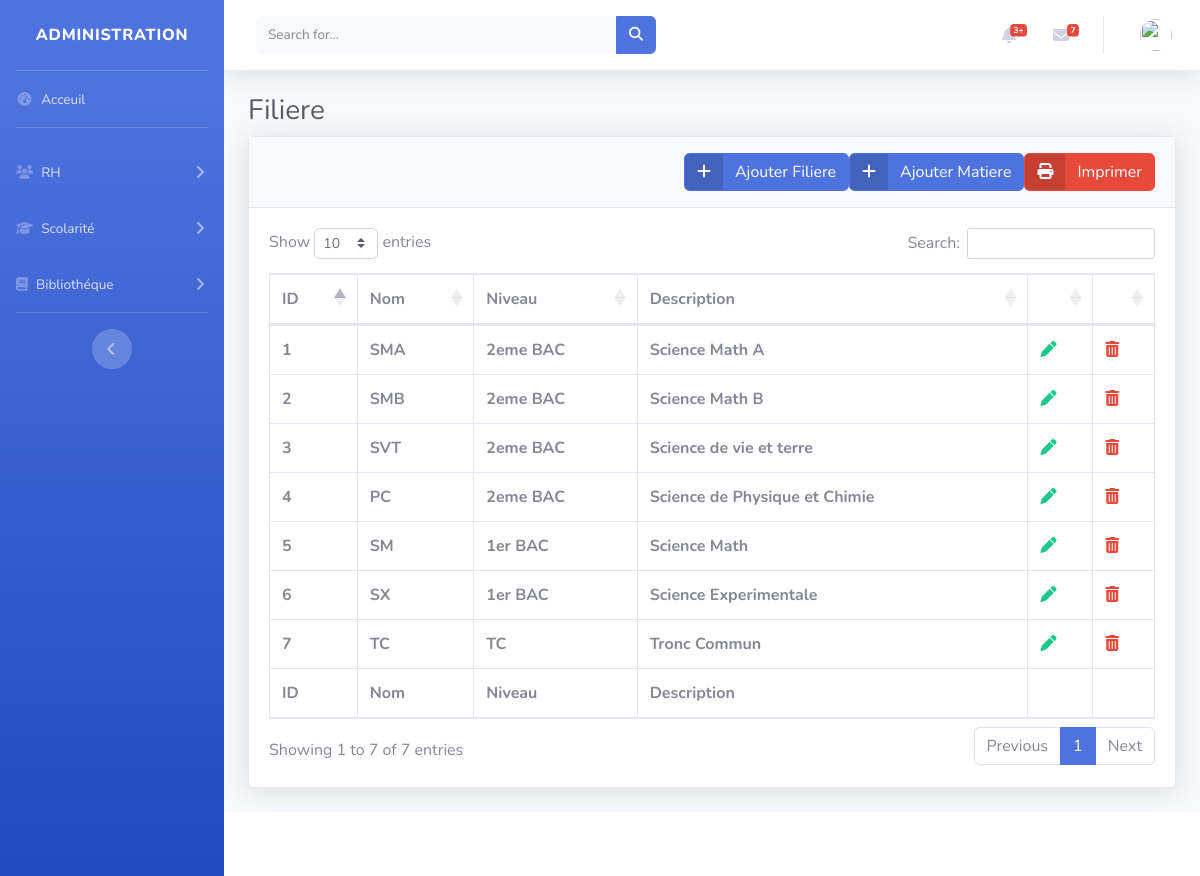
Page /admin/administration.php?display=Filiere (signed in) on the committed database.
### tables this page shows
CREATE TABLE IF NOT EXISTS `filiere` (
  `id` int(11) NOT NULL AUTO_INCREMENT,
  `nom` varchar(50) NOT NULL,
  `description` varchar(150) NOT NULL,
  `niveau` int(11) NOT NULL,
  PRIMARY KEY (`id`),
  KEY `niveau` (`niveau`)
);

CREATE TABLE IF NOT EXISTS `niveau` (
  `id` int(11) NOT NULL AUTO_INCREMENT,
  `nom` varchar(50) NOT NULL,
  `description` varchar(150) NOT NULL,
  PRIMARY KEY (`id`)
);

### admin/administration.php (shortened to what this page needs)
<!DOCTYPE html>
<html lang="en">
<?php
include '../config.php';
if (isset($_SESSION['cne'])) {
  $avatar = $_SESSION['avatar'];
} else {
  echo "<script>window.location.href='../index.php'</script>";
}
if (isset($_GET['display'])) {
  $table = $_GET['display'];
} else {
  echo "<script>window.location.href='choices.php'</script>";
}
?>
<head>
  <link href="../vendor/fontawesome-free/css/all.min.css" rel="stylesheet" type="text/css">
  <link href="../css/sb-admin-2.min.css" rel="stylesheet">
  <link href="../vendor/datatables/dataTables.bootstrap4.min.css" rel="stylesheet">
</head>
<body id="page-top">
  <div id="wrapper">
    <ul class="navbar-nav bg-gradient-primary sidebar sidebar-dark accordion" id="accordionSidebar">
      <a class="sidebar-brand d-flex align-items-center justify-content-center" href="choices.php">
        <div class="sidebar-brand-icon rotate-n-15">
        </div>
        <div class="sidebar-brand-text mx-3">Administration</div>
      </a>
      <hr class="sidebar-divider my-0">
      <li class="nav-item">
        <a class="nav-link" href="choices.php">
          <i class="fas fa-fw fa-tachometer-alt"></i>
          <span>Acceuil</span></a>
      </li>
      <hr class="sidebar-divider">
      <li class="nav-item">
        <a class="nav-link collapsed" href="#" data-toggle="collapse" data-target="#collapseTwo" aria-expanded="true" aria-controls="collapseTwo">
          <i class="fas fa-users"></i>
          <span>RH</span>
        </a>
      </li>
      <li class="nav-item">
        <a class="nav-link collapsed" href="#" data-toggle="collapse" data-target="#collapseUtilities" aria-expanded="true" aria-controls="collapseUtilities">
          <i class="fas fa-graduation-cap"></i>
          <span>Scolarité</span>
        </a>
      </li>
      <li class="nav-item">
        <a class="nav-link collapsed" href="#" data-toggle="collapse" data-target="#collapsePages" aria-expanded="true" aria-controls="collapsePages">
          <i class="fas  fa-book"></i>
          <span>Bibliothéque</span>
        </a>
      </li>
      <hr class="sidebar-divider d-none d-md-block">
      <div class="text-center d-none d-md-inline">
        <button class="rounded-circle border-0" id="sidebarToggle"></button>
      </div>
    </ul>
    <div id="content-wrapper" class=" h-100 w-100" style="height: 100%;" >
      <div id="content">
        <nav class="navbar navbar-expand navbar-light bg-white topbar mb-4 static-top shadow">
          <form class="d-none d-sm-inline-block form-inline mr-auto ml-md-3 my-2 my-md-0 mw-100 navbar-search">
            <div class="input-group">
              <input type="text" class="form-control bg-light border-0 small" placeholder="Search for..." aria-label="Search" aria-describedby="basic-addon2">
              <div class="input-group-append">
                <button class="btn btn-primary" type="button">
                  <i class="fas fa-search fa-sm"></i>
                </button>
              </div>
            </div>
          </form>
          <ul class="navbar-nav ml-auto">
            <li class="nav-item dropdown no-arrow mx-1">
              <a class="nav-link dropdown-toggle" href="#" id="alertsDropdown" role="button" data-toggle="dropdown" aria-haspopup="true" aria-expanded="false">
                <i class="fas fa-bell fa-fw"></i>
                <span class="badge badge-danger badge-counter">3+</span>
              </a>
            </li>
            <li class="nav-item dropdown no-arrow mx-1">
              <a class="nav-link dropdown-toggle" href="#" id="messagesDropdown" role="button" data-toggle="dropdown" aria-haspopup="true" aria-expanded="false">
                <i class="fas fa-envelope fa-fw"></i>
                <span class="badge badge-danger badge-counter">7</span>
              </a>
            </li>
            <li class="nav-item dropdown no-arrow">
              <a class="nav-link dropdown-toggle" href="#" id="userDropdown" role="button" data-toggle="dropdown" aria-haspopup="true" aria-expanded="false">
                <img class="img-profile rounded-circle" src="<?php echo $avatar;?>">
              </a>
            </li>
          </ul>
        </nav>
        <div class="container-fluid">
          <h1 class="h3 mb-2 text-gray-800"><?php echo $table; ?></h1>
          <div class="card shadow mb-4">
            <?php
            switch ($table) {
              case 'Filiere':
                include 'filiere/table.php';
                break;
            }
            ?>
          </div>
        </div>
      </div>
      <footer class="sticky-footer bg-white">
      </footer>
    </div>
  </div>
</body>
</html>

### admin/filiere/table.php (shortened to what this page needs)
<link href="../../vendor/fontawesome-free/css/all.min.css" rel="stylesheet" type="text/css">
<link href="../../css/sb-admin-2.min.css" rel="stylesheet">
<link href="../../vendor/datatables/dataTables.bootstrap4.min.css" rel="stylesheet">
<?php
$sql = "SELECT f.id id,f.nom nom,f.description description,n.nom niveau from filiere f inner join niveau n where f.niveau = n.id";
$stmt = $bdd->prepare($sql);
$stmt->execute();
$rows = $stmt->fetchAll();
?>
<div class="card-header py-3 justify-content-end d-flex align-items-end ">
    <a href="#" data-toggle="modal" data-target="#addForm">
        <button class="btn btn-primary btn-icon-split align-self-end ">
            <span class="icon "><i class="fa fa-plus" aria-hidden="true"></i></span>
            <span class="text">Ajouter Filiere</span>
        </button>
    </a>
    <a href="#" data-toggle="modal" data-target="#addFormM">
        <button class="btn btn-primary btn-icon-split align-self-end ">
            <span class="icon "><i class="fa fa-plus" aria-hidden="true"></i></span>
            <span class="text">Ajouter Matiere</span>
        </button>
    </a>
    <button class="btn btn-danger btn-icon-split align-self-end">
        <span class="icon "><i class="fa fa-print" aria-hidden="true"></i></span>
        <span class="text">Imprimer</span>
    </button>
</div>
<div class="card-body">
    <div class="table-responsive">
        <table class="table table-bordered" id="dataTable" width="100%" cellspacing="0">
            <thead>
                <tr>
                    <th>ID</th>
                    <th>Nom</th>
                    <th>Niveau</th>
                    <th>Description</th>
                    <th></th>
                    <th></th>
                </tr>
            </thead>
            <tfoot>
                <tr>
                    <th>ID</th>
                    <th>Nom</th>
                    <th>Niveau</th>
                    <th>Description</th>
                    <th></th>
                    <th></th>
                </tr>
            </tfoot>
            <tbody>
                <?php
                for ($i = 0; $i < count($rows); $i++) {
                    echo
                    "<tr>
                        <th>" . $rows[$i]['id'] . "</th>
                        <th>" . $rows[$i]['nom'] . "</th>
                        <th>" . $rows[$i]['niveau'] . "</th>
                        <th>" . $rows[$i]['description'] . "</th>
                        <th><a href='?id_f=" . $rows[$i]['id'] . "' data-toggle='modal' data-target='#addFormC'><i class='fa text-success fa-pen' aria-hidden='true'></i></a></th>
                        <th><a href='../delete.php?id_f=" . $rows[$i]['id'] . "'><i class='fa text-danger fa-trash' aria-hidden='true'></i></a></th>
                        </tr>";
                }
                ?>
            </tbody>
        </table>
    </div>
</div>

### rows in the picture
filiere: id "1", nom "SMA", niveau.nom "2eme BAC", description "Science Math A"
filiere: id "2", nom "SMB", niveau.nom "2eme BAC", description "Science Math B"
filiere: id "3", nom "SVT", niveau.nom "2eme BAC", description "Science de vie et terre"
filiere: id "4", nom "PC", niveau.nom "2eme BAC", description "Science de Physique et Chimie"
filiere: id "5", nom "SM", niveau.nom "1er BAC", description "Science Math"
filiere: id "6", nom "SX", niveau.nom "1er BAC", description "Science Experimentale"
filiere: id "7", nom "TC", niveau.nom "TC", description "Tronc Commun"

### other values in the picture
$table "Filiere"
